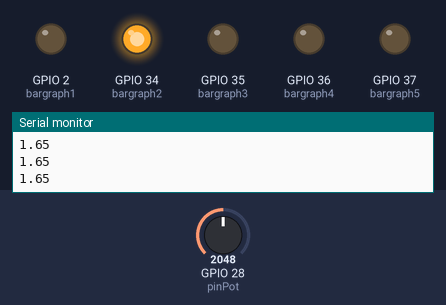
A sketch run on a simulated ESP32. Shown: output pins drawn as LEDs (lit = HIGH), the last lines printed to the serial monitor. The inputs (shaded band) are chosen by the test bench; at power-on: GPIO 28 (pinPot) = 2048.

Above: at 1.2 s.
1.3 s: GPIO 28 (pinPot) set to 2075
At 2.0 s:
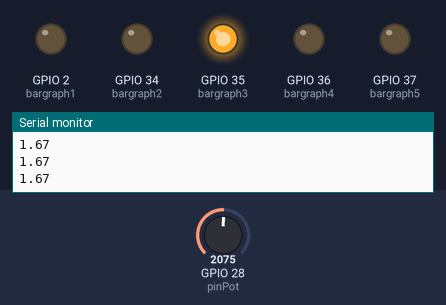
2.8 s: GPIO 28 (pinPot) set to 3016
4.3 s: GPIO 28 (pinPot) set to 3121
At 5.4 s:
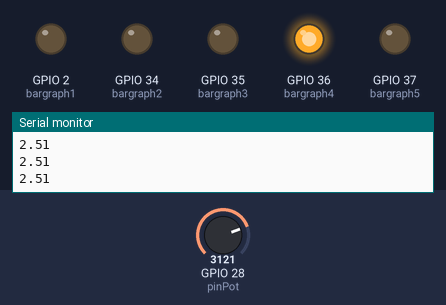
5.8 s: GPIO 28 (pinPot) set to 4037
7.3 s: GPIO 28 (pinPot) set to 4095
At 7.9 s:
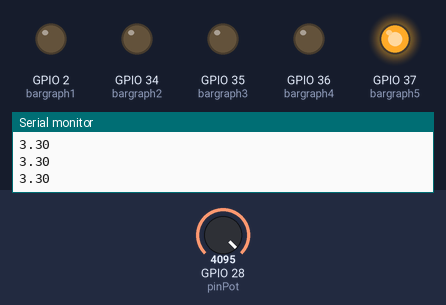
8.8 s: GPIO 28 (pinPot) set to 3603
At 10.2 s:
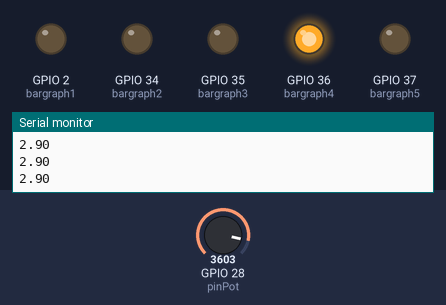
Timing chart, 0 to 11.3 s (numbered marks = the images above; inputs shaded):
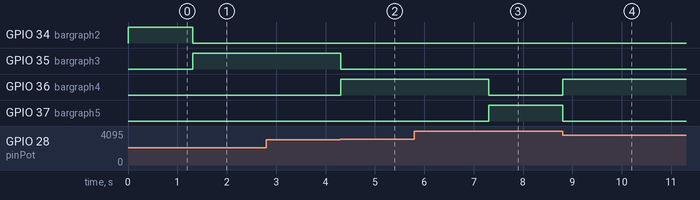

The sketch:

1b_voltage.ino
```cpp
short pinPot = 28;
short bargraph1 = 2;
short bargraph2 = 34;
short bargraph3 = 35;
short bargraph4 = 36;
short bargraph5 = 37;

int valuePot = 0;
float voltage = 0;

void setup() {
 pinMode(bargraph1, OUTPUT);
 pinMode(bargraph2, OUTPUT);
 pinMode(bargraph3, OUTPUT);
 pinMode(bargraph4, OUTPUT);
 pinMode(bargraph5, OUTPUT);
 Serial.begin(9600);
}

// the loop routine runs over and over again forever:
void loop() {
  valuePot = analogRead(pinPot);
  voltage = valuePot * (3.3/4096);
  Serial.println(voltage);

  //bargraph
  valuePot = map(valuePot, 5, 4095, 1, 5);
  //Serial.println(valuePot);
  switch(valuePot){
    case 1:
     digitalWrite(bargraph1, HIGH);
     digitalWrite(bargraph2, LOW);
     digitalWrite(bargraph3, LOW);
     digitalWrite(bargraph4, LOW);
     digitalWrite(bargraph5, LOW);
     break;

      case 2:
      digitalWrite(bargraph1, LOW);
      digitalWrite(bargraph2, HIGH);
      digitalWrite(bargraph3, LOW);
      digitalWrite(bargraph4, LOW);
      digitalWrite(bargraph5, LOW);
      break;

      case 3:
      digitalWrite(bargraph1, LOW);
      digitalWrite(bargraph2, LOW);
      digitalWrite(bargraph3, HIGH);
      digitalWrite(bargraph4, LOW);
      digitalWrite(bargraph5, LOW);
      break;

      case 4:
      digitalWrite(bargraph1, LOW);
      digitalWrite(bargraph2, LOW);
      digitalWrite(bargraph3, LOW);
      digitalWrite(bargraph4, HIGH);
      digitalWrite(bargraph5, LOW);
      break;

      case 5:
      digitalWrite(bargraph1, LOW);
      digitalWrite(bargraph2, LOW);
      digitalWrite(bargraph3, LOW);
      digitalWrite(bargraph4, LOW);
      digitalWrite(bargraph5, HIGH);
      break;
  }
  delay(1);
}
```

Measured:
- the behaviour switches between 2049 and 2050 on GPIO 28 (pinPot) (found by bisection; images 0 and 1)
- the behaviour switches between 3072 and 3073 on GPIO 28 (pinPot) (found by bisection; images 1 and 2)
- the behaviour switches between 4094 and 4095 on GPIO 28 (pinPot) (found by bisection; images 2 and 3)
- after the input at 1.3 s, GPIO 34 (bargraph2): HIGH → LOW at once; GPIO 35 (bargraph3): LOW → HIGH at once
- after the input at 4.3 s, GPIO 35 (bargraph3): HIGH → LOW at once; GPIO 36 (bargraph4): LOW → HIGH at once
- after the input at 7.3 s, GPIO 36 (bargraph4): HIGH → LOW at once; GPIO 37 (bargraph5): LOW → HIGH at once
- after the input at 8.8 s, GPIO 36 (bargraph4): LOW → HIGH at once; GPIO 37 (bargraph5): HIGH → LOW at once
